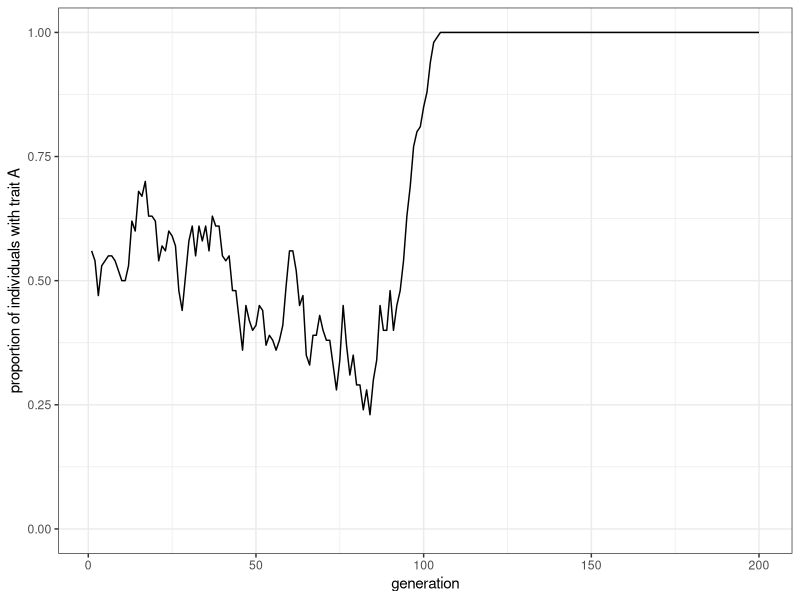
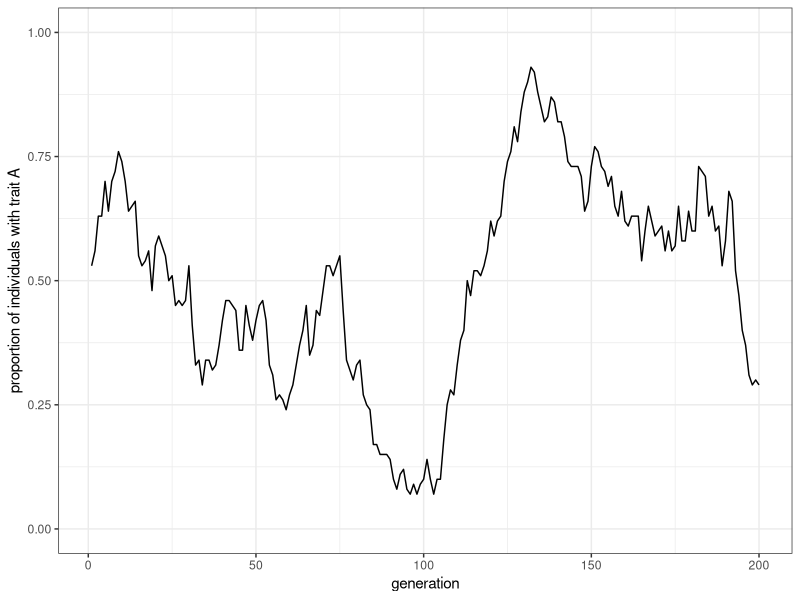
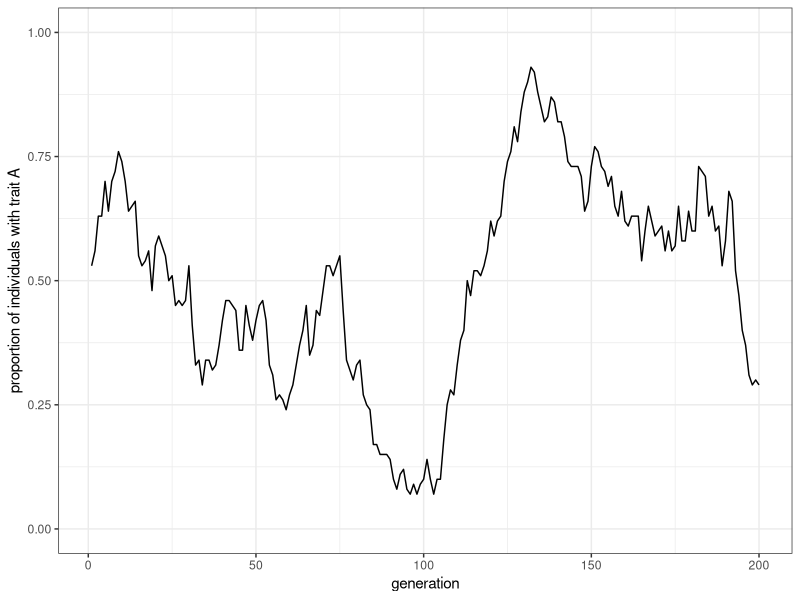
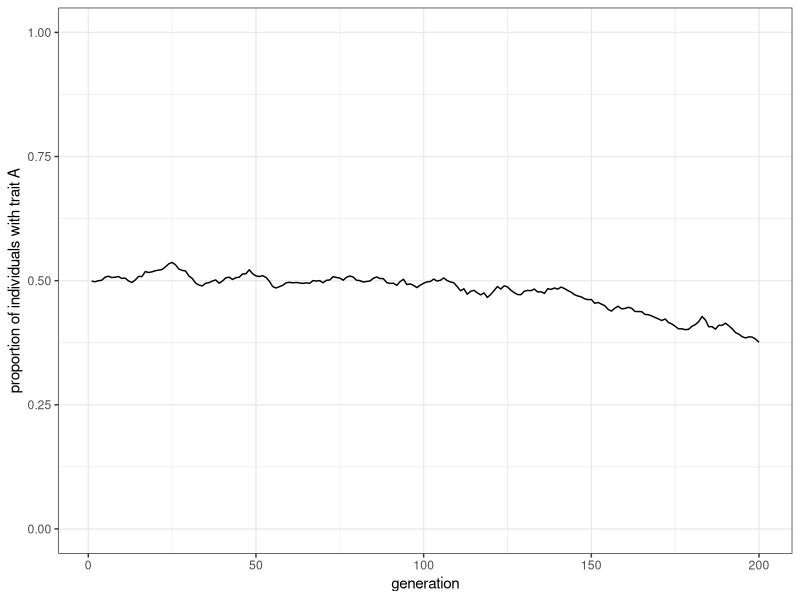
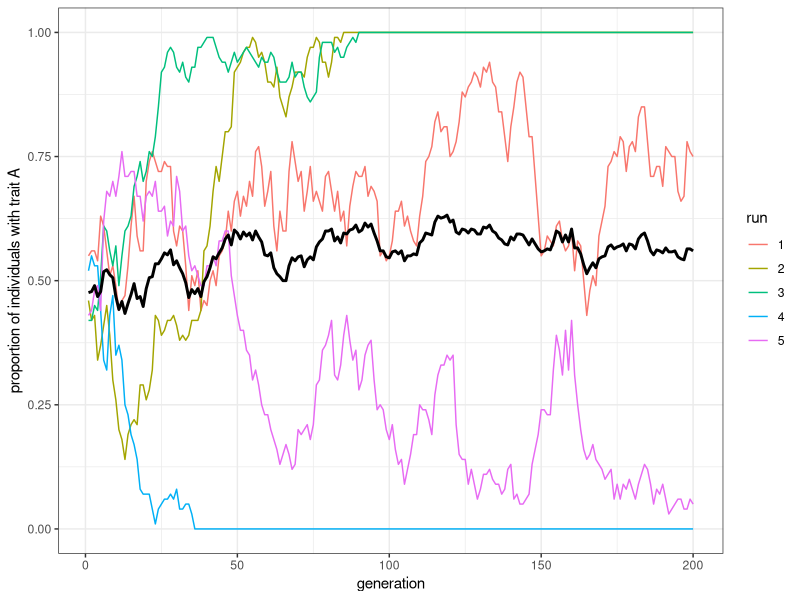
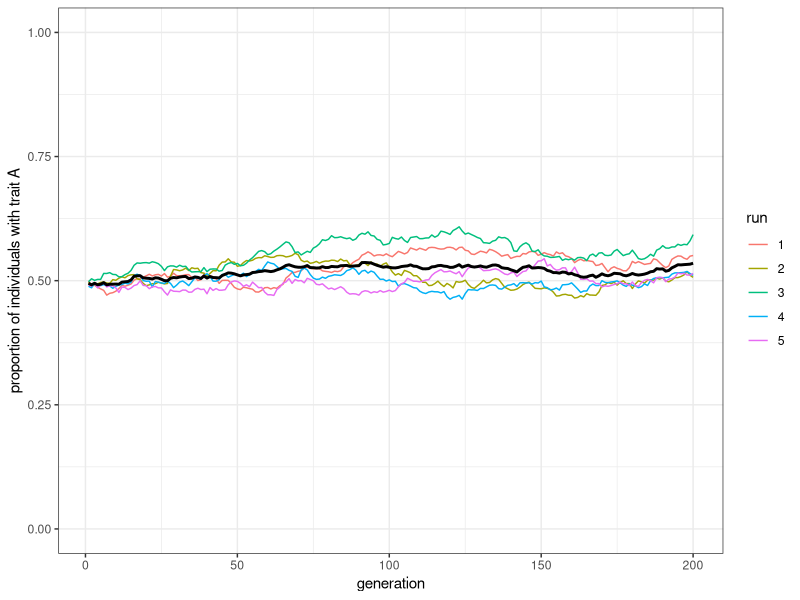
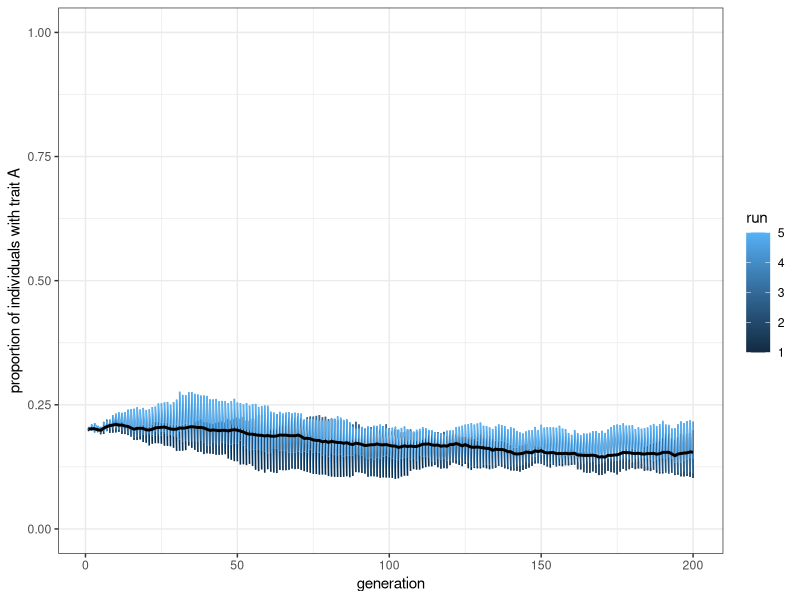

Recreate these plots in R, in order.
## ---- chunk 1
library(tidyverse)

## ---- chunk 2
population_size <- 100
generations <- 200
## ---- chunk 3
population <- sample(c("A", "B"), population_size, replace = TRUE)
## ---- chunk 4
population
## ---- chunk 5
population[4]
## ---- chunk 6
output <- tibble(generation = 1:generations, proportion_of_trait_a = rep(NA_real_, generations))
output
## ---- chunk 7
output$proportion_of_trait_a[1] <- sum(population == "A") / population_size
output
## ---- chunk 8
 for (generation in 2:generations) {
  # populationテーブルをprevious_populationという新しいテーブルにコピー
  previous_population <- population
  # 前世代の個人からランダムに形質をコピーする
  population <- sample(previous_population, population_size, replace = TRUE)
  # proportion_of_trait_aを計算し、outputの今generation世代のところに格納する
  output$proportion_of_trait_a[generation] <- sum(population == "A") / population_size
}
## ---- chunk 9
ggplot(data = output, aes(x = generation, y = proportion_of_trait_a)) +
  geom_line() +
  ylim(c(0, 1)) +
  theme_bw() +
  ylab("proportion of individuals with trait A")
## ---- chunk 10

model_unbiased_transmission <- function(population_size, generations) {
  population <- sample(c("A", "B"), population_size, replace = TRUE)

  output <- tibble(generation = 1:generations, proportion_of_trait_a = rep(NA, generations))

  output$proportion_of_trait_a[1] <- sum(population == "A") / population_size

  for (generation in 2:generations) {
    # Copy individuals to previous_population tibble
    previous_population <- population 
    
    # Randomly copy from previous generation
    population <- sample(previous_population, population_size, replace = TRUE)
    
    # Get p and put it into output slot for this generation t
    output$proportion_of_trait_a[generation] <- sum(population == "A") / population_size
  }
  # Export data from function
  output
}
## ---- chunk 11
data_unbiased_transmission <- model_unbiased_transmission(population_size = 100, generations = 200)
## ---- chunk 12
plot_single_run <- function(data) {
  ggplot(data = data, aes(x = generation, y = proportion_of_trait_a)) +
    geom_line() +
    ylim(c(0, 1)) +
    theme_bw() +
    ylab("proportion of individuals with trait A")
}
## ---- chunk 13
data_unbiased_transmission |>
  plot_single_run()
## ---- chunk 14
plot_single_run(data_unbiased_transmission)
## ---- chunk 15
model_unbiased_transmission(population_size = 10000, generations = 200) |>
  plot_single_run()
## ---- chunk 16
model_unbiased_transmissions <- function(population_size, generations, runs) {
  output <- tibble(run = factor(), generation = numeric(), proportion_of_trait_a = numeric())
  # 毎回の試行
  for (run in 1:runs) {
    # 1回の試行の結果を保管するtibbleを初期化
    output_single_run <- tibble(run = rep(run, generations) %>% as.factor(), generation = 1:generations, proportion_of_trait_a = rep(NA, generations))
    # 第1世代
    population <- sample(c("A", "B"), population_size, replace = TRUE)
    # 第1世代のproportion_of_trait_aを計算
    proportion_of_trait_a <- sum(population == "A") / population_size
    output_single_run$proportion_of_trait_a[1] <- proportion_of_trait_a
    for (generation in 2:generations) {
      # 前タイムステップまでのpopulationベクトルをprevious_populationに移し替える
      previous_population <- population
      # ランダムに前世代の個人から形質をコピーする
      population <- sample(previous_population, population_size, replace = TRUE)
      # proportion_of_trait_aを計算し、tibbleのうちproportion_of_trait_a列のgeneration行目に格納する
      output_single_run$proportion_of_trait_a[generation] <- sum(population == "A") / population_size
    }
    # output tibbleの一番下に今回の試行の結果をbind_rows()関数で付け加える
    output <- bind_rows(output, output_single_run)
  }
  # 全試行の結果がひとつのoutputというtibbleに集約されたので、それを返り値としてエクスポートする
  output
}
## ---- chunk 17
plot_multiple_runs <- function(data) {
  ggplot(data = data, aes(x = generation, y = proportion_of_trait_a)) +
    geom_line(aes(colour = run)) +
    stat_summary(fun = mean, geom = "line", size = 1) +
    ylim(c(0, 1)) +
    theme_bw() +
    ylab("proportion of individuals with trait A")
}
## ---- chunk 18
data <- model_unbiased_transmissions(population_size = 100, generations = 200, runs = 5)
plot_multiple_runs(data)
## ---- chunk 19
data
## ---- chunk 20
data <- model_unbiased_transmissions(population_size = 10000, generations = 200, runs = 5)
plot_multiple_runs(data)
## ---- chunk 21

model_unbiased_transmissions_varying_initial_condition <- function(
  population_size,
  generations,
  runs, 
  initial_proportion_of_trait_a) {
  output <- tibble(
    run = numeric(), 
    generation = numeric(), 
    proportion_of_trait_a = numeric()
    )
  for (run in 1:runs) {
    # 1回の試行の結果を保管するtibbleを初期化
    output_single_run <- tibble(run = rep(run, generations), generation = 1:generations, proportion_of_trait_a = rep(NA, generations))
    # 第1世代
    population <- sample(c("A", "B"), population_size, replace = TRUE, prob = c(initial_proportion_of_trait_a, 1 - initial_proportion_of_trait_a))
    # 第1世代のproportion_of_trait_aを計算
    proportion_of_trait_a <- sum(population == "A") / population_size
    output_single_run$proportion_of_trait_a[1] <- proportion_of_trait_a
    for (generation in 2:generations) {
      # 前タイムステップまでのpopulationベクトルをprevious_populationに移し替える
      previous_population <- population
      # ランダムに前世代の個人から形質をコピーする
      population <- sample(previous_population, population_size, replace = TRUE)
      # proportion_of_trait_aを計算し、tibbleのうちproportion_of_trait_a列のgeneration行目に格納する
      output_single_run$proportion_of_trait_a[generation] <- sum(population == "A") / population_size
    }
    # output tibbleの一番下に今回の試行の結果をbind_rows()関数で付け加える
    output <- bind_rows(output, output_single_run)
  }
  # 全試行の結果がひとつのoutputというtibbleに集約されたので、それを返り値としてエクスポートする
  output
}
## ---- chunk 22
model_unbiased_transmissions_varying_initial_condition(
  population_size = 10000,
  initial_proportion_of_trait_a = 0.2,
  generations = 200,
  runs = 5) |>
  plot_multiple_runs()
